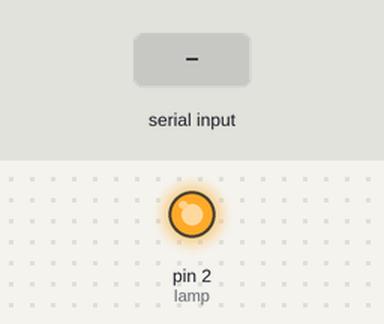
Recording of a sketch running on a simulated Arduino Uno, built with avr-gcc and run on an emulated ATmega328P. Parts: output pins drawn as LEDs (lit = HIGH). The inputs (shaded band) are chosen by the test bench.

Above: at 1.2 s.
1.3 s: "l" received over the second serial link
At 2.5 s:
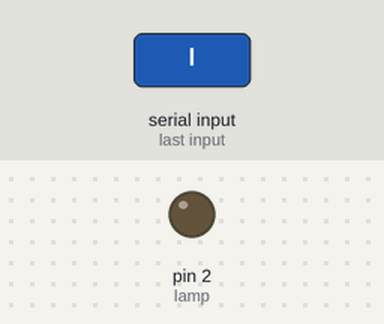
2.8 s: "L" received over the second serial link
At 3.6 s:
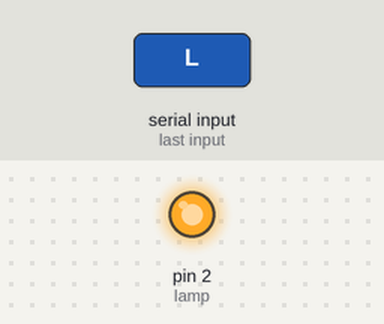
Timing chart, 0 to 5.8 s (numbered marks = the images above; inputs shaded):
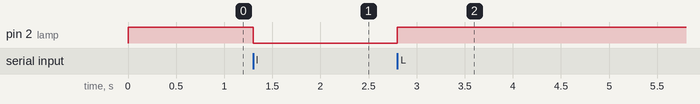

Measured:
- after the input at 1.3 s, pin 2 (lamp): HIGH → LOW at once
- after the input at 2.8 s, pin 2 (lamp): LOW → HIGH at once

The sketch:

BluetoothLamp.ino
```cpp
#include<SoftwareSerial.h>
#define lamp 2
char Command = 'o'  ;


//Bluetooth serial
const int txpin = 13;
const int rxpin = 12;
SoftwareSerial blue(txpin, rxpin);


void setup() {
  blue.begin(9600);
 pinMode(lamp,OUTPUT);
  digitalWrite(lamp,HIGH);

}

void loop() {
  Serial.println(blue.read());


   if (blue.available()) {
       Command = blue.read();


 if(Command == 'L'){
        digitalWrite(lamp,HIGH);

     }
     if(Command == 'l'){
        digitalWrite(lamp,LOW);

   }


   }

}
```
